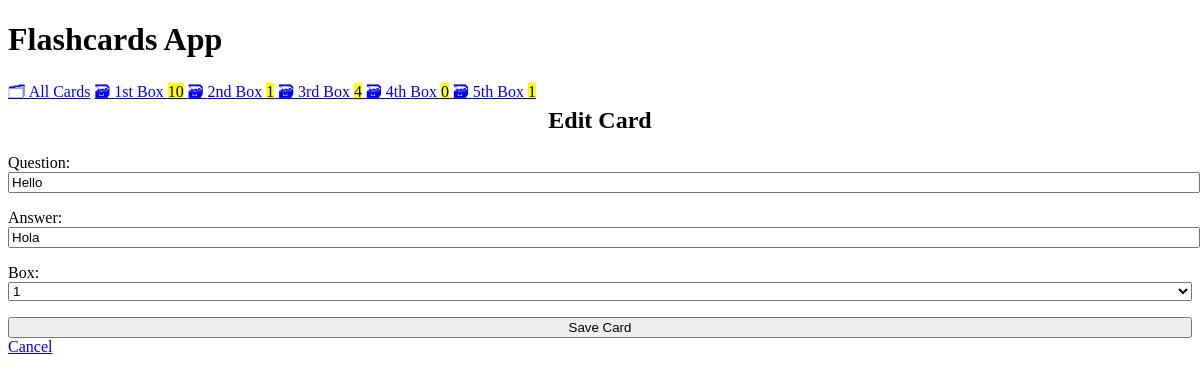
Screenshot of /edit/1 with the database file from the repository.
### cards/models.py (models this page shows, shortened)
class Card(models.Model):
    question = models.CharField(max_length=100) #question
    answer = models.CharField(max_length=100) #answer
    box = models.IntegerField( #box
        choices=zip(BOXES,BOXES), # ensure models.IntegerField contains a number within BOXES range
        default=BOXES[0], #by default create your flashcard in the first box
    )
    date_created = models.DateTimeField(auto_now_add=True) #automatically contains a timestamp of your card's date and time of creation

### cards/views.py (the view)
# urls.py: path("edit/<int:pk>", views.CardUpdateView.as_view(), name="card-update"),
class CardUpdateView(CardCreateView, UpdateView):
    success_url: reverse_lazy("card-list")

### cards/templatetags/cards_tags.py (called while the page is built)
@register.inclusion_tag("cards/box_links.html") #tells Django that boxes_as_links is an inclustion tag
def boxes_as_links():
    boxes = [] #declare dictionary
    for box_num in BOXES:
        card_count = Card.objects.filter(box=box_num).count() #keeps track of the number of cards in the current box
        boxes.append({ # append to dictionary
            "number":box_num, #box number as key
            "card_count": card_count, #number of cards in the box
        })
    return {"boxes": boxes} # returns a dictionary with boxes data

### cards/templates/cards/card_form.html (shortened to what this page needs)
{% extends "cards/base.html" %}
{% block content %}
    {% if card %}
        <h2>Edit Card</h2>
    {% else %}
        <h2>📇 Create New Card</h2>
    {% endif %}
    <form method="post">
        {{form.as_p}}
        <input type="submit" value="Save Card">
    </form>
    <a href="{% url 'card-list' %}">
        Cancel
    </a>
{% endblock %}

### cards/templates/cards/base.html (style rules this page uses)
:root { --accent: #6e48ad; --accent-bg: white; --bg: #fff; --text: #212121; --text-light: #585858; --border: #d8dae1; --code: #d81b60; --preformatted: #444; }
h2 { text-align: center; }
h2, h4 { margin-top: 0; }
input, select, textarea { width: 100%; }

### rows the page displays
Card: question "Hello", answer "Hola", box "1"

### other values shown
{{ box.number | ordinal }} "1st" "2nd" "3rd" "4th" "5th"
{{ box.card_count }} "10" "1" "4" "0" "1"
